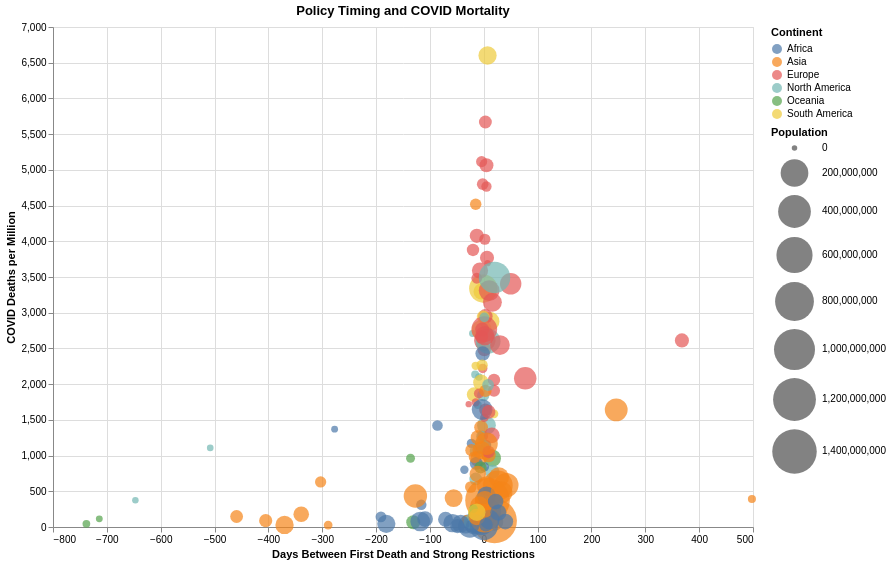

Notebook source saved alongside this figure:
### Code cell
alt.data_transformers.disable_max_rows()

scatter = alt.Chart(country_owid).mark_circle(opacity=0.7).encode(
    x=alt.X('days_to_restrictions:Q',
            title='Days Between First Death and Strong Restrictions'),
    y=alt.Y('total_deaths_per_million:Q',
            title='COVID Deaths per Million'),
    color=alt.Color('continent:N', title='Continent'),
    size=alt.Size('population:Q',
                  scale=alt.Scale(type='sqrt', range=[30, 2000]),
                  legend=alt.Legend(title='Population')),
    tooltip=['location', 'continent',
             'days_to_restrictions',
             'total_deaths_per_million',
             'population']
).properties(
    width=700,
    height=500,
    title='Policy Timing and COVID Mortality'  
)

# regression = alt.Chart(country_owid).transform_regression(
#     'days_to_restrictions',
#     'total_deaths_per_million'
# ).mark_line(color='black')

# chart = (scatter + regression).properties(
#     width=700,
#     height=500,
#     title='Policy Timing and COVID Mortality'
# )

scatter

### Figure 1 — Vega-Lite specification as saved in the notebook (floating-point values rounded to 4 significant figures; data arrays with more than 128 entries replaced by an {"elided": "..."} marker saying what was removed)
{"config": {"view": {"continuousWidth": 300, "continuousHeight": 300}}, "data": {"name": "data-8a1da8b05b0f4247de46edc44660a5f3"}, "mark": {"type": "circle", "opacity": 0.7}, "encoding": {"color": {"field": "continent", "title": "Continent", "type": "nominal"}, "size": {"field": "population", "legend": {"title": "Population"}, "scale": {"range": [30, 2000], "type": "sqrt"}, "type": "quantitative"}, "tooltip": [{"field": "location", "type": "nominal"}, {"field": "continent", "type": "nominal"}, {"field": "days_to_restrictions", "type": "quantitative"}, {"field": "total_deaths_per_million", "type": "quantitative"}, {"field": "population", "type": "quantitative"}], "x": {"field": "days_to_restrictions", "title": "Days Between First Death and Strong Restrictions", "type": "quantitative"}, "y": {"field": "total_deaths_per_million", "title": "COVID Deaths per Million", "type": "quantitative"}}, "height": 500, "title": "Policy Timing and COVID Mortality", "width": 700, "$schema": "https://vega.github.io/schema/vega-lite/v6.1.0.json", "datasets": {"data-8a1da8b05b0f4247de46edc44660a5f3": {"elided": "163 records"}}}
